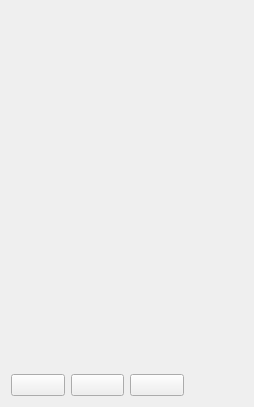
<?xml version='1.0' encoding='utf-8'?>
<ui version="4.0">
 <class>RpgDialogueScreen</class>
 <widget class="QWidget" name="RpgDialogueScreen">
  <property name="styleSheet">
   <string notr="true">#RpgDialogueScreen {
    background-color: #d0c0a0;
    font-family: "Pixelify Sans", monospace;
    font-size: 20px;
    color: #302000;
}

#RpgDialogueScreen QScrollArea, #RpgDialogueScreen QScrollArea &gt; QWidget &gt; QWidget {
    background: transparent;
    border: none;
}

#RpgDialogueScreen QLabel#rpgTitle {
    color: #c0b080;
    font-family: "Press Start 2P", monospace;
    font-size: 28px;
    font-weight: bold;
}

#RpgDialogueScreen QLabel[rpgRole="block"] {
    color: #c0a060;
    font-size: 20px;
    font-weight: bold;
}

#RpgDialogueScreen QLabel[rpgRole="field"] {
    color: #705020;
    font-size: 16px;
}

#RpgDialogueScreen QLabel[rpgRole="value"] {
    color: #302000;
    font-size: 20px;
}

#RpgDialogueScreen QLabel[rpgRole="bigValue"] {
    color: #302000;
    font-family: "Press Start 2P", monospace;
    font-size: 28px;
    font-weight: bold;
}

#RpgDialogueScreen QFrame[rpgRole="hairline"] {
    background-color: #c0a060;
    border: none;
}

#RpgDialogueScreen QLabel[rpgRole="signature"] {
    color: #705020;
    font-size: 20px;
    border-bottom: 1px dotted #907030;
}

#RpgDialogueScreen QLabel[rpgRole="prose"] {
    color: #705020;
    font-size: 20px;
}

#RpgDialogueScreen QFrame[rpgRole="cell"], #RpgDialogueScreen QFrame[rpgRole="chip"], #RpgDialogueScreen QFrame[rpgRole="action"], #RpgDialogueScreen QFrame[rpgRole="illustration"] {
    background: #f0e0d0;
    border: 2px solid #302000;
    border-radius: 0;
}

#RpgDialogueScreen QFrame[rpgRole="row"] {
    background: transparent;
    border: none;
    border-bottom: 2px solid #907030;
    border-radius: 0;
}

#RpgDialogueScreen hmi--MenuEntryButton {
    color: #705020;
    background: transparent;
    border: none;
    text-align: left;
    padding: 8px 12px;
    font-size: 20px;
    font-weight: bold;
}

#RpgDialogueScreen hmi--MenuEntryButton:hover, #RpgDialogueScreen hmi--MenuEntryButton:focus {
    color: #c0a060;
    background: transparent;
}</string>
  </property>
  <layout class="QVBoxLayout" name="pageLayout">
   <item>
    <widget class="hmi::TitleBanner" name="rpgTitle">
     <property name="text">
      <string />
     </property>
    </widget>
   </item>
   <item>
    <widget class="QWidget" name="bodyHost">
     <layout class="QHBoxLayout" name="bodyRow">
      <item>
       <widget class="QWidget" name="leftColumn">
        <layout class="QVBoxLayout" name="leftColumnLayout">
         <item>
          <widget class="hmi::ParchmentPanel" name="leftColumnBlock0Panel">
           <layout class="QVBoxLayout" name="leftColumnBlock0Inset">
            <item>
             <widget class="QScrollArea" name="leftColumnBlock0Scroll">
              <property name="widgetResizable">
               <bool>true</bool>
              </property>
              <property name="frameShape">
               <enum>QFrame::NoFrame</enum>
              </property>
              <widget class="QWidget" name="leftColumnBlock0Content">
               <layout class="QVBoxLayout" name="leftColumnBlock0Layout">
                <item>
                 <widget class="QLabel" name="leftColumnBlock0Title">
                  <property name="text">
                   <string />
                  </property>
                  <property name="rpgRole" stdset="0">
                   <string>block</string>
                  </property>
                  <property name="rpgKey" stdset="0">
                   <string>rpg.block.speaker</string>
                  </property>
                 </widget>
                </item>
                <item>
                 <widget class="QFrame" name="leftColumnBlock0Illustration">
                  <property name="rpgRole" stdset="0">
                   <string>illustration</string>
                  </property>
                 </widget>
                </item>
               </layout>
              </widget>
             </widget>
            </item>
           </layout>
          </widget>
         </item>
         <item>
          <widget class="hmi::ParchmentPanel" name="leftColumnBlock1Panel">
           <layout class="QVBoxLayout" name="leftColumnBlock1Inset">
            <item>
             <widget class="QScrollArea" name="leftColumnBlock1Scroll">
              <property name="widgetResizable">
               <bool>true</bool>
              </property>
              <property name="frameShape">
               <enum>QFrame::NoFrame</enum>
              </property>
              <widget class="QWidget" name="leftColumnBlock1Content">
               <layout class="QVBoxLayout" name="leftColumnBlock1Layout">
                <item>
                 <layout class="QGridLayout" name="leftColumnBlock1Grid">
                  <item row="0" column="0">
                   <widget class="QLabel" name="leftColumnBlock1Field0Label">
                    <property name="text">
                     <string />
                    </property>
                    <property name="rpgRole" stdset="0">
                     <string>field</string>
                    </property>
                    <property name="rpgKey" stdset="0">
                     <string>rpg.field.name</string>
                    </property>
                   </widget>
                  </item>
                  <item row="0" column="1">
                   <widget class="QLabel" name="leftColumnBlock1Field0Value">
                    <property name="text">
                     <string />
                    </property>
                    <property name="rpgRole" stdset="0">
                     <string>value</string>
                    </property>
                   </widget>
                  </item>
                  <item row="1" column="0">
                   <widget class="QLabel" name="leftColumnBlock1Field1Label">
                    <property name="text">
                     <string />
                    </property>
                    <property name="rpgRole" stdset="0">
                     <string>field</string>
                    </property>
                    <property name="rpgKey" stdset="0">
                     <string>rpg.field.attitude</string>
                    </property>
                   </widget>
                  </item>
                  <item row="1" column="1">
                   <widget class="QLabel" name="leftColumnBlock1Field1Value">
                    <property name="text">
                     <string />
                    </property>
                    <property name="rpgRole" stdset="0">
                     <string>value</string>
                    </property>
                   </widget>
                  </item>
                 </layout>
                </item>
               </layout>
              </widget>
             </widget>
            </item>
           </layout>
          </widget>
         </item>
         <item>
          <spacer name="leftColumnStretch">
           <property name="orientation">
            <enum>Qt::Vertical</enum>
           </property>
          </spacer>
         </item>
        </layout>
       </widget>
      </item>
      <item>
       <widget class="QWidget" name="rightColumn">
        <layout class="QVBoxLayout" name="rightColumnLayout">
         <item>
          <widget class="hmi::ParchmentPanel" name="rightColumnBlock0Panel">
           <layout class="QVBoxLayout" name="rightColumnBlock0Inset">
            <item>
             <widget class="QScrollArea" name="rightColumnBlock0Scroll">
              <property name="widgetResizable">
               <bool>true</bool>
              </property>
              <property name="frameShape">
               <enum>QFrame::NoFrame</enum>
              </property>
              <widget class="QWidget" name="rightColumnBlock0Content">
               <layout class="QVBoxLayout" name="rightColumnBlock0Layout">
                <item>
                 <widget class="QLabel" name="rightColumnBlock0Title">
                  <property name="text">
                   <string />
                  </property>
                  <property name="rpgRole" stdset="0">
                   <string>block</string>
                  </property>
                  <property name="rpgKey" stdset="0">
                   <string>rpg.block.line</string>
                  </property>
                 </widget>
                </item>
                <item>
                 <widget class="QLabel" name="rightColumnBlock0Prose">
                  <property name="text">
                   <string />
                  </property>
                  <property name="wordWrap">
                   <bool>true</bool>
                  </property>
                  <property name="alignment">
                   <set>Qt::AlignLeft|Qt::AlignTop</set>
                  </property>
                  <property name="rpgRole" stdset="0">
                   <string>prose</string>
                  </property>
                 </widget>
                </item>
               </layout>
              </widget>
             </widget>
            </item>
           </layout>
          </widget>
         </item>
         <item>
          <widget class="hmi::ParchmentPanel" name="rightColumnBlock1Panel">
           <layout class="QVBoxLayout" name="rightColumnBlock1Inset">
            <item>
             <widget class="QScrollArea" name="rightColumnBlock1Scroll">
              <property name="widgetResizable">
               <bool>true</bool>
              </property>
              <property name="frameShape">
               <enum>QFrame::NoFrame</enum>
              </property>
              <widget class="QWidget" name="rightColumnBlock1Content">
               <layout class="QVBoxLayout" name="rightColumnBlock1Layout">
                <item>
                 <widget class="QLabel" name="rightColumnBlock1Title">
                  <property name="text">
                   <string />
                  </property>
                  <property name="rpgRole" stdset="0">
                   <string>block</string>
                  </property>
                  <property name="rpgKey" stdset="0">
                   <string>rpg.block.replies</string>
                  </property>
                 </widget>
                </item>
                <item>
                 <widget class="QFrame" name="rightColumnBlock1Row0">
                  <property name="rpgRole" stdset="0">
                   <string>row</string>
                  </property>
                  <layout class="QHBoxLayout" name="rightColumnBlock1Row0Layout">
                   <item>
                    <widget class="QLabel" name="rightColumnBlock1Row0Value">
                     <property name="text">
                      <string />
                     </property>
                     <property name="rpgRole" stdset="0">
                      <string>value</string>
                     </property>
                    </widget>
                   </item>
                  </layout>
                 </widget>
                </item>
                <item>
                 <widget class="QFrame" name="rightColumnBlock1Row1">
                  <property name="rpgRole" stdset="0">
                   <string>row</string>
                  </property>
                  <layout class="QHBoxLayout" name="rightColumnBlock1Row1Layout">
                   <item>
                    <widget class="QLabel" name="rightColumnBlock1Row1Value">
                     <property name="text">
                      <string />
                     </property>
                     <property name="rpgRole" stdset="0">
                      <string>value</string>
                     </property>
                    </widget>
                   </item>
                  </layout>
                 </widget>
                </item>
                <item>
                 <widget class="QFrame" name="rightColumnBlock1Row2">
                  <property name="rpgRole" stdset="0">
                   <string>row</string>
                  </property>
                  <layout class="QHBoxLayout" name="rightColumnBlock1Row2Layout">
                   <item>
                    <widget class="QLabel" name="rightColumnBlock1Row2Value">
                     <property name="text">
                      <string />
                     </property>
                     <property name="rpgRole" stdset="0">
                      <string>value</string>
                     </property>
                    </widget>
                   </item>
                  </layout>
                 </widget>
                </item>
                <item>
                 <widget class="QFrame" name="rightColumnBlock1Row3">
                  <property name="rpgRole" stdset="0">
                   <string>row</string>
                  </property>
                  <layout class="QHBoxLayout" name="rightColumnBlock1Row3Layout">
                   <item>
                    <widget class="QLabel" name="rightColumnBlock1Row3Value">
                     <property name="text">
                      <string />
                     </property>
                     <property name="rpgRole" stdset="0">
                      <string>value</string>
                     </property>
                    </widget>
                   </item>
                  </layout>
                 </widget>
                </item>
               </layout>
              </widget>
             </widget>
            </item>
           </layout>
          </widget>
         </item>
         <item>
          <spacer name="rightColumnStretch">
           <property name="orientation">
            <enum>Qt::Vertical</enum>
           </property>
          </spacer>
         </item>
        </layout>
       </widget>
      </item>
     </layout>
    </widget>
   </item>
   <item>
    <layout class="QHBoxLayout" name="footerRow">
     <item>
      <widget class="hmi::MenuEntryButton" name="closeButton">
       <property name="text">
        <string />
       </property>
      </widget>
     </item>
     <item>
      <widget class="hmi::MenuEntryButton" name="previousButton">
       <property name="text">
        <string />
       </property>
      </widget>
     </item>
     <item>
      <widget class="hmi::MenuEntryButton" name="nextButton">
       <property name="text">
        <string />
       </property>
      </widget>
     </item>
     <item>
      <widget class="QLabel" name="hintsLabel">
       <property name="text">
        <string />
       </property>
      </widget>
     </item>
    </layout>
   </item>
  </layout>
 </widget>
 <customwidgets>
  <customwidget>
   <class>hmi::TitleBanner</class>
   <extends>QLabel</extends>
   <header>HMI/Interface/TitleBanner.h</header>
  </customwidget>
  <customwidget>
   <class>hmi::ParchmentPanel</class>
   <extends>QWidget</extends>
   <header>HMI/Interface/ParchmentPanel.h</header>
   <container>1</container>
  </customwidget>
  <customwidget>
   <class>hmi::MenuEntryButton</class>
   <extends>QPushButton</extends>
   <header>HMI/Interface/MenuEntryButton.h</header>
  </customwidget>
 </customwidgets>
 <resources />
 <connections />
</ui>
